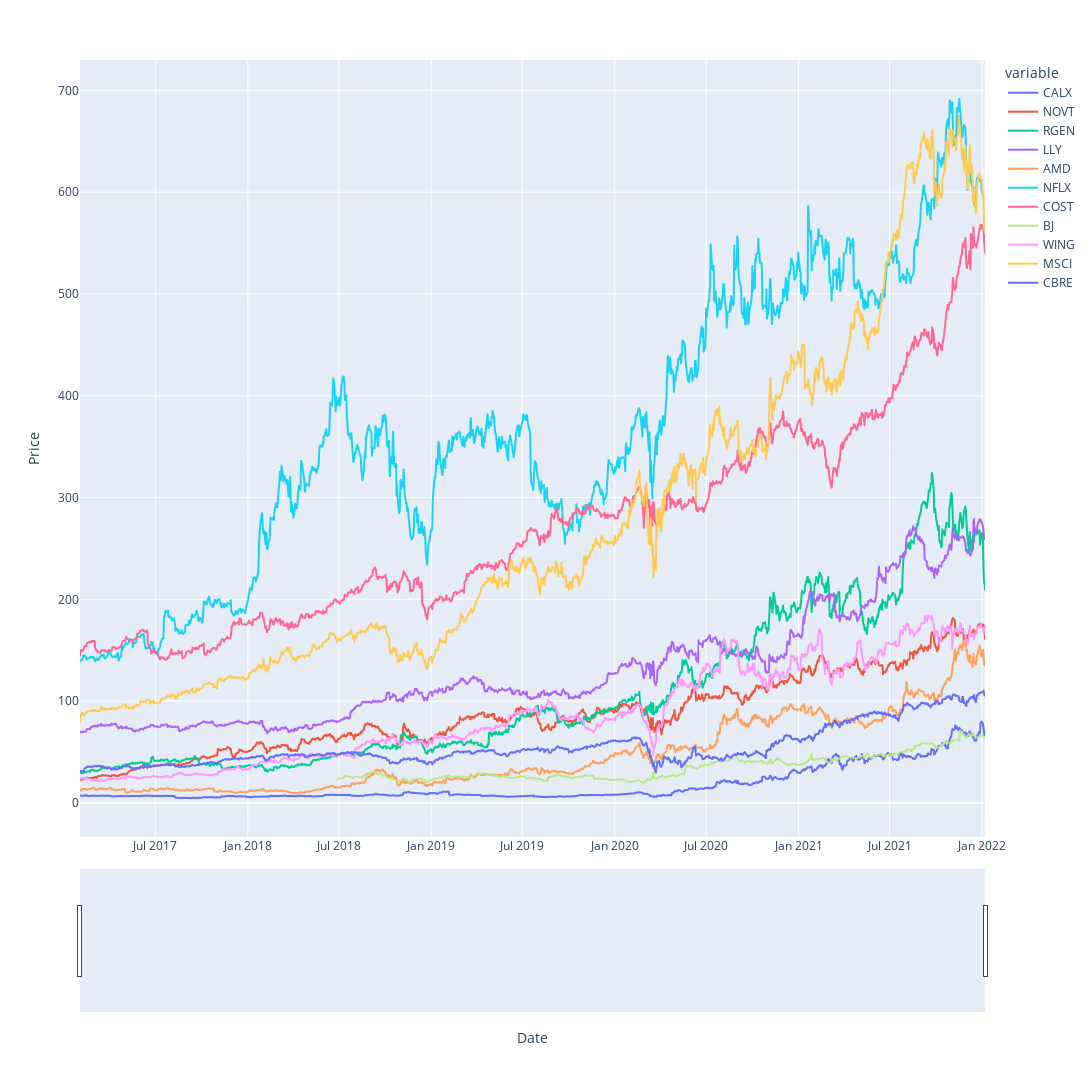

Write notebook code for a chart like this one.
### Markdown cell above
## Plot Price of Investments over Total Dataset

### Code cell
# Plot out prices for each stock since beginning of 2017
fig = px.line(mult_df, x=mult_df.index, y=mult_df.columns)
fig.update_xaxes(title="Date", rangeslider_visible=True)
fig.update_yaxes(title="Price")
fig.update_layout(height=1200, width=1800, 
                  showlegend=True)
fig.show()

### Figure 1 — Plotly figure (JSON) as saved in the notebook; plotly's stock layout.template omitted (floating-point values rounded to 4 significant figures; data arrays with more than 128 entries replaced by an {"elided": "..."} marker saying what was removed)
{"data": [{"hovertemplate": "variable=CALX<br>Date=%{x}<br>value=%{y}<extra></extra>", "legendgroup": "CALX", "line": {"color": "#636efa", "dash": "solid"}, "marker": {"symbol": "circle"}, "mode": "lines", "name": "CALX", "showlegend": true, "type": "scattergl", "x": {"elided": "1244 str values"}, "xaxis": "x", "y": {"elided": "1244 float values"}, "yaxis": "y"}, {"hovertemplate": "variable=NOVT<br>Date=%{x}<br>value=%{y}<extra></extra>", "legendgroup": "NOVT", "line": {"color": "#EF553B", "dash": "solid"}, "marker": {"symbol": "circle"}, "mode": "lines", "name": "NOVT", "showlegend": true, "type": "scattergl", "x": {"elided": "1244 str values"}, "xaxis": "x", "y": {"elided": "1244 float values"}, "yaxis": "y"}, {"hovertemplate": "variable=RGEN<br>Date=%{x}<br>value=%{y}<extra></extra>", "legendgroup": "RGEN", "line": {"color": "#00cc96", "dash": "solid"}, "marker": {"symbol": "circle"}, "mode": "lines", "name": "RGEN", "showlegend": true, "type": "scattergl", "x": {"elided": "1244 str values"}, "xaxis": "x", "y": {"elided": "1244 float values"}, "yaxis": "y"}, {"hovertemplate": "variable=LLY<br>Date=%{x}<br>value=%{y}<extra></extra>", "legendgroup": "LLY", "line": {"color": "#ab63fa", "dash": "solid"}, "marker": {"symbol": "circle"}, "mode": "lines", "name": "LLY", "showlegend": true, "type": "scattergl", "x": {"elided": "1244 str values"}, "xaxis": "x", "y": {"elided": "1244 float values"}, "yaxis": "y"}, {"hovertemplate": "variable=AMD<br>Date=%{x}<br>value=%{y}<extra></extra>", "legendgroup": "AMD", "line": {"color": "#FFA15A", "dash": "solid"}, "marker": {"symbol": "circle"}, "mode": "lines", "name": "AMD", "showlegend": true, "type": "scattergl", "x": {"elided": "1244 str values"}, "xaxis": "x", "y": {"elided": "1244 float values"}, "yaxis": "y"}, {"hovertemplate": "variable=NFLX<br>Date=%{x}<br>value=%{y}<extra></extra>", "legendgroup": "NFLX", "line": {"color": "#19d3f3", "dash": "solid"}, "marker": {"symbol": "circle"}, "mode": "lines", "name": "NFLX", "showlegend": true, "type": "scattergl", "x": {"elided": "1244 str values"}, "xaxis": "x", "y": {"elided": "1244 float values"}, "yaxis": "y"}, {"hovertemplate": "variable=COST<br>Date=%{x}<br>value=%{y}<extra></extra>", "legendgroup": "COST", "line": {"color": "#FF6692", "dash": "solid"}, "marker": {"symbol": "circle"}, "mode": "lines", "name": "COST", "showlegend": true, "type": "scattergl", "x": {"elided": "1244 str values"}, "xaxis": "x", "y": {"elided": "1244 float values"}, "yaxis": "y"}, {"hovertemplate": "variable=BJ<br>Date=%{x}<br>value=%{y}<extra></extra>", "legendgroup": "BJ", "line": {"color": "#B6E880", "dash": "solid"}, "marker": {"symbol": "circle"}, "mode": "lines", "name": "BJ", "showlegend": true, "type": "scattergl", "x": {"elided": "1244 str values"}, "xaxis": "x", "y": {"elided": "1244 float values"}, "yaxis": "y"}, {"hovertemplate": "variable=WING<br>Date=%{x}<br>value=%{y}<extra></extra>", "legendgroup": "WING", "line": {"color": "#FF97FF", "dash": "solid"}, "marker": {"symbol": "circle"}, "mode": "lines", "name": "WING", "showlegend": true, "type": "scattergl", "x": {"elided": "1244 str values"}, "xaxis": "x", "y": {"elided": "1244 float values"}, "yaxis": "y"}, {"hovertemplate": "variable=MSCI<br>Date=%{x}<br>value=%{y}<extra></extra>", "legendgroup": "MSCI", "line": {"color": "#FECB52", "dash": "solid"}, "marker": {"symbol": "circle"}, "mode": "lines", "name": "MSCI", "showlegend": true, "type": "scattergl", "x": {"elided": "1244 str values"}, "xaxis": "x", "y": {"elided": "1244 float values"}, "yaxis": "y"}, {"hovertemplate": "variable=CBRE<br>Date=%{x}<br>value=%{y}<extra></extra>", "legendgroup": "CBRE", "line": {"color": "#636efa", "dash": "solid"}, "marker": {"symbol": "circle"}, "mode": "lines", "name": "CBRE", "showlegend": true, "type": "scattergl", "x": {"elided": "1244 str values"}, "xaxis": "x", "y": {"elided": "1244 float values"}, "yaxis": "y"}], "layout": {"height": 1200, "legend": {"title": {"text": "variable"}, "tracegroupgap": 0}, "margin": {"t": 60}, "showlegend": true, "width": 1800, "xaxis": {"anchor": "y", "autorange": true, "domain": [0, 1], "range": ["2017-02-01", "2022-01-07"], "rangeslider": {"autorange": true, "range": ["2017-02-01", "2022-01-07"], "visible": true, "yaxis": {"_template": null, "rangemode": "match"}}, "title": {"text": "Date"}, "type": "date"}, "yaxis": {"anchor": "x", "autorange": true, "domain": [0, 1], "range": [-33.52, 729.9], "title": {"text": "Price"}, "type": "linear"}}}
